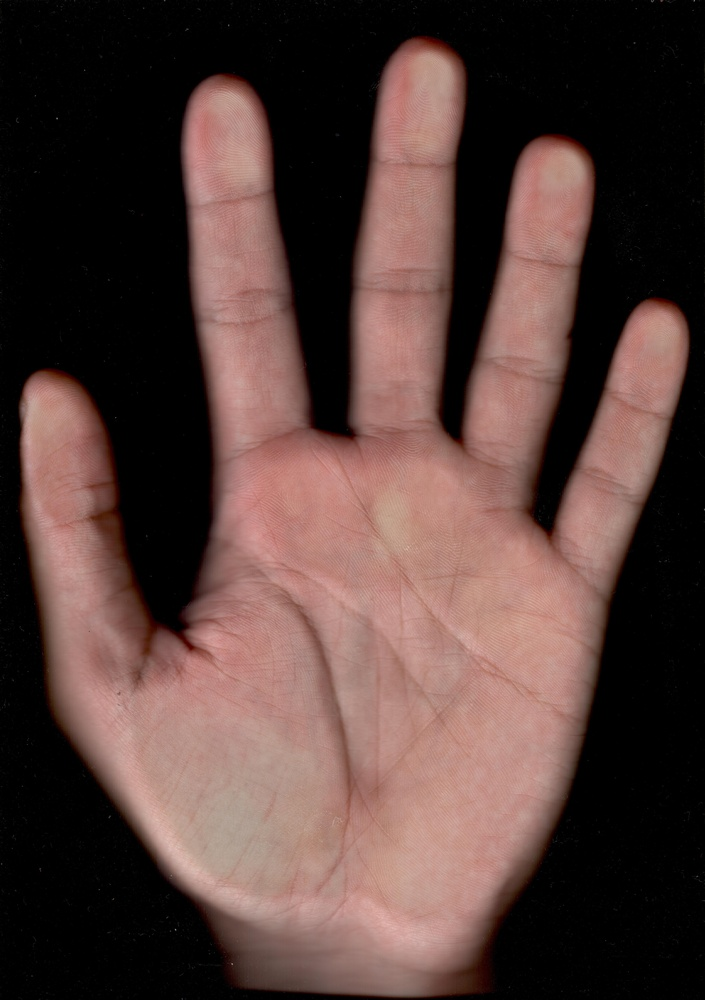
#> input picture hand_Scan_H.jpg, 705 x 1000 px, shrunk from 3496 x 4960 before the run
$ python 2_test.py
#> lines starting #> are read from the running program, lines starting #| are printed output that depends on the picture; after the words box and inside, x2 and y2 are one past the last pixel; in counts of white or black regions, pixels touching at a corner belong together
import cv2

# Load the image
image = cv2.imread('hand_Scan_H.jpg')
#> image is the input picture: shape (1000, 705, 3); mean B, G, R 58.3, 62.7, 85.7

# Initialize HOG descriptor
hog = cv2.HOGDescriptor()
hog.setSVMDetector(cv2.HOGDescriptor_getDefaultPeopleDetector())

# Detect hands
boxes, _ = hog.detectMultiScale(image)
#> boxes = [[461, 54, 186, 371]]

# Draw boxes around hands
for (x, y, w, h) in boxes:
    cv2.rectangle(image, (x, y), (x + w, y + h), (0, 255, 0), 2)
#> this loop made 1 pass
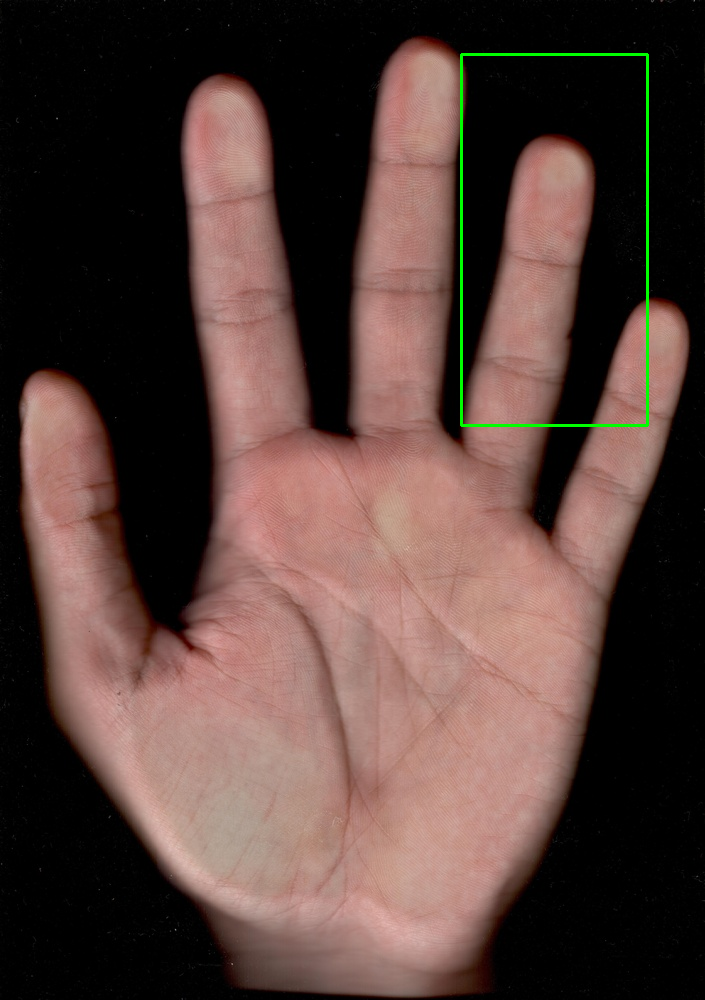
#> image: shape (1000, 705, 3); 0.47% of pixels changed, all inside (x1, y1, x2, y2) = (460, 53, 649, 427)

# Display the result
cv2.imshow('Hand Detection', image)
cv2.waitKey(0)
cv2.destroyAllWindows()
